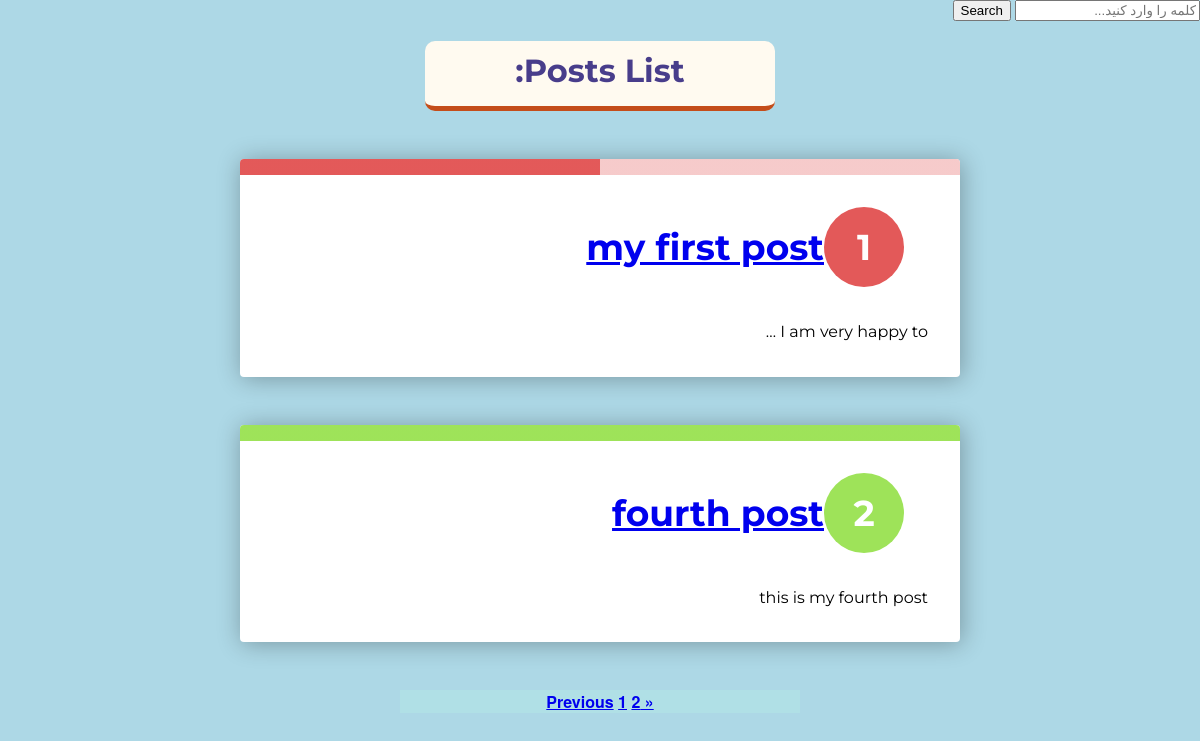
/blog/posts/?page=2, run on an earlier commit of the app's database.
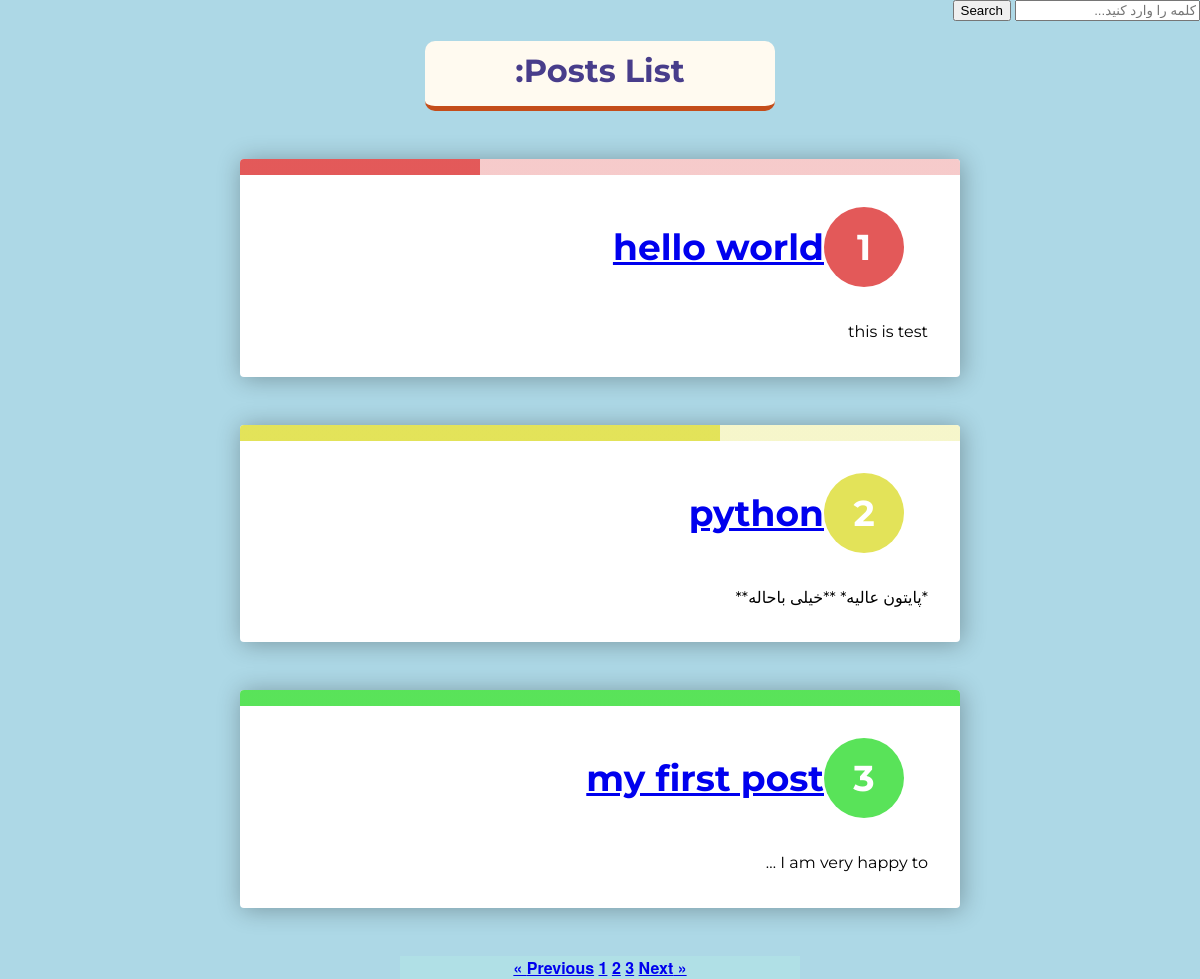
And on a later commit of the database.
### blog/models.py (models this page shows, shortened)
class Post(models.Model):
    class Status(models.TextChoices):
        DRAFT = 'DF', 'Draft'
        PUBLISHED = 'PB', 'Published'
        REJECTED = 'R', 'Rejected'
    author = models.ForeignKey(User, on_delete=models.CASCADE, related_name='user_posts')
    title = models.CharField(max_length=250)
    description = models.TextField()
    slug = models.SlugField(max_length=250)
    publish = models.DateTimeField(default=timezone.now)
    created = models.DateTimeField(auto_now_add=True)
    updated = models.DateTimeField(auto_now=True)
    status = models.CharField(max_length=2, choices=Status.choices, default=Status.DRAFT)
    reading_time = models.PositiveIntegerField(verbose_name='زمان مطالعه')
    objects = models.Manager()
    published = PublishedManager()
    class Meta:
        ordering = ['-publish']
        indexes = [
            models.Index(fields=['-publish']),
        ]
        verbose_name = 'پست'
        verbose_name_plural = 'پست ها'
    def get_absolute_url(self):
        return reverse('blog:post_detail', args=[self.id])

### blog/views.py (the view)
# urls.py: path('posts/', views.PostListView.as_view(), name='post_list'),
class PostListView(ListView):
    queryset = Post.published.all()
    template_name = 'blog/list.html'
    paginate_by = 3
    context_object_name = 'posts'

### blog/templates/blog/list.html (shortened to what this page needs)
{% extends 'parent/base.html' %}
{% block content %}
    <h1>Posts List:</h1>
<ol style="--length: {{ posts|length }}" role="list">
    {% for post in posts %}
        <li style="--i: {{ forloop.counter }}">
            <h3>
            <a href="{{ post.get_absolute_url }}">{{ post.title }}</a>
            </h3>
            <p>{{ post.description | truncatewords:5 }}</p>
        </li>
    {% endfor %}
</ol>
{% include 'partials/pagination.html' with page=page_obj %}
{% endblock %}

What changed in the data, as far as the page shows it:
no longer on this page (row edited): Post: title "fourth post", description "this is my fourth post"
now on this page (row edited): Post: title "hello world", description "this is test"
now on this page (row edited): Post: title "python", description "*پایتون عالیه* **خیلی باحاله**"
Also different on the page:
{{ posts|length }}: 2 → 3 (drawn)
new list line: "3"
text now shown: "Next »"
